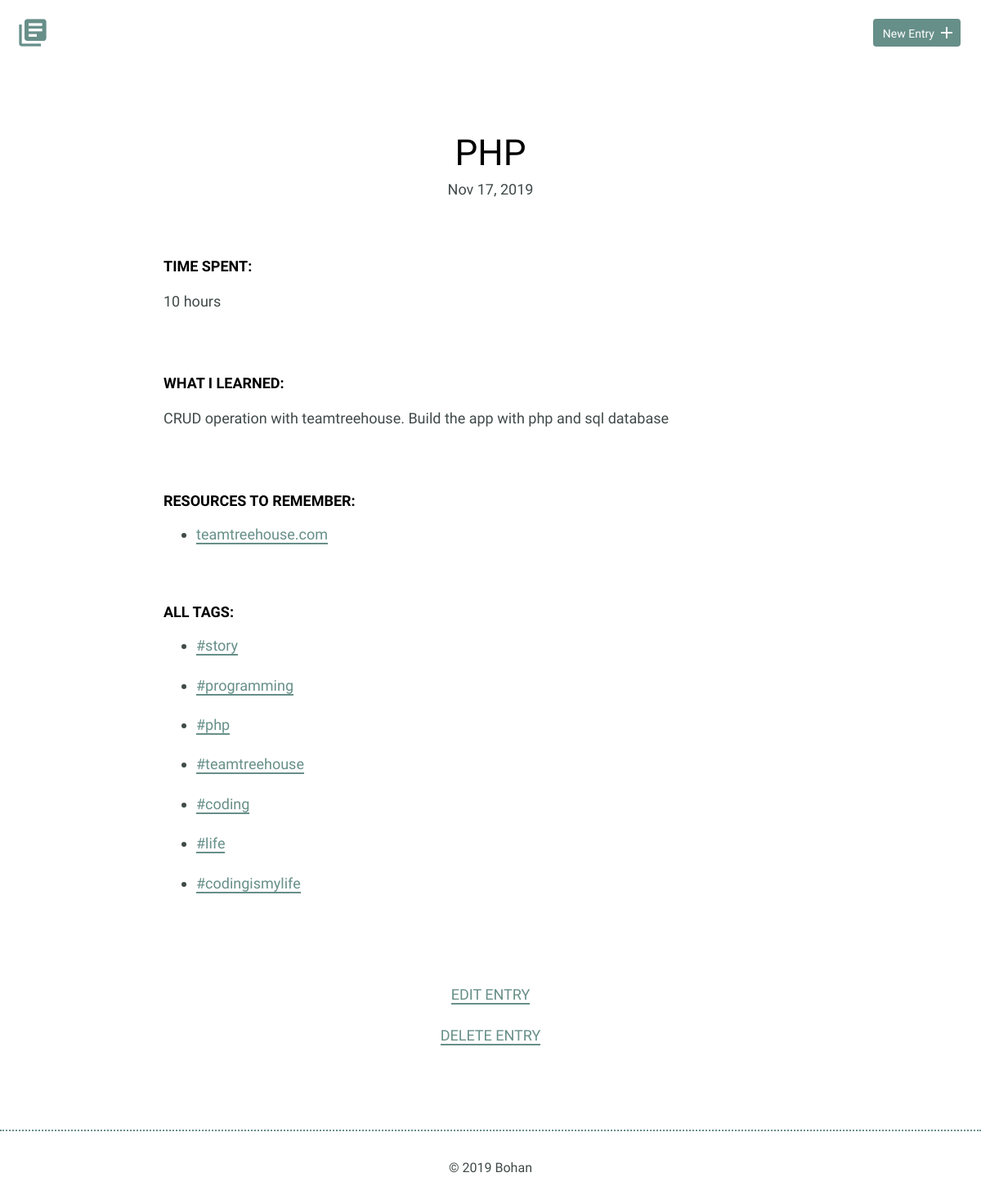
The page /detail.php?id=5 on the database its author committed.
### tables this page shows
CREATE TABLE "entries" (
	`id`	INTEGER,
	`title`	TEXT,
	`date`	TEXT,
	`time_spent`	INTEGER,
	`learned`	BLOB,
	`resources`	BLOB,
	PRIMARY KEY(`id`)
);

### inc/db_fetch_detail.php (called while the page is built, shortened)
<?php
    function db_fetch_detail_no_tags(){
        try{
            include('db_connection.php');
            $id = filter_input(INPUT_GET, 'id', FILTER_SANITIZE_NUMBER_INT);
            $sql = "
                SELECT * FROM entries WHERE entries.id = ?
            ";
            $pdo = $db->prepare($sql);
            $pdo->bindValue(1, $id, PDO::PARAM_INT);
            $pdo->execute();
            $results = $pdo->fetch(PDO::FETCH_ASSOC);
            return $results;
        }catch(Exception $e){
            echo $e->getMessage();
        }
    }
?>

### inc/db_fetch.php (called while the page is built, shortened)
<?php
    function db_fetch_tags(){
        try{
            include('db_connection.php');
            $sql = "SELECT DISTINCT `tag_name` FROM `tags`";
            $pdo = $db->prepare($sql);
            $pdo->execute();
            $results = $pdo->fetchAll(PDO::FETCH_ASSOC);
            return $results;
        }catch(Exception $e){
            echo $e->getMessage();
        }
    }
?>

### detail.php (the view, shortened to what this page needs)
<!DOCTYPE html>
<html>
    <head>
        <link rel="stylesheet" href="css/normalize.css">
        <link rel="stylesheet" href="css/site.css">
    </head>
    <body>
        <?php
            include("header.php");
        ?>
        <section>
            <div class="container">
                <div class="entry-list single">
                    <?php
                        include('inc/db_fetch.php');
                        include('inc/db_fetch_detail.php');
                        $result = db_fetch_detail_no_tags();
                        $tags = db_fetch_tags();
                        echo
                        "<article>"
                        .   "<h1>$result[title]</h1>"
                            ."<time datetime=$result[date]>" . date_format(new DateTime($result['date']), 'M d, Y') . "</time>"
                            ."<div class='entry'>"
                                ."<h3>Time Spent: </h3>"
                                ."<p>$result[time_spent]</p>"
                            ."</div>"
                            ."<div class='entry'>"
                                ."<h3>What I Learned:</h3>"
                                ."<p>$result[learned]</p>"
                            ."</div>"
                            ."<div class='entry'>"
                                ."<h3>Resources to Remember:</h3>";
                                if(empty($result['resources'])){
                                    echo "<p>No resources to show!</p>";
                                }else{
                                    echo
                                    "<ul>"
                                        ."<li><a href=''>$result[resources]</a></li>"
                                    ."</ul>";
                                }
                            echo "</div>"
                        ."</article>";
                        echo "<h3>All Tags:</h3>";
                        foreach($tags as $tag){
                            echo  "<ul>"
                                 ."<li><a href='filtered.php?filter=$tag[tag_name]'>#$tag[tag_name]</a></li>"
                             ."</ul>";
                         }
                    ?>
                </div>
            </div>
            <div class="edit">
                <?php
                    echo "<p><a href='edit.php?id=$result[id]'>Edit Entry</a></p>";
                    echo "<p><a href='inc/db_delete.php?id=$result[id]'>Delete Entry</a></p>";
                ?>
            </div>
        </section>
        <?php
            include("footer.php");
        ?>
    </body>
</html>

### css/site.css (style rules this page uses)
body { font-size: 16px; color: #404a49; font-family: 'Cousine', serif; font-weight: 400; }
.container { margin: 0 auto; padding: 0 25px; }
h1, h2, h3 { margin: 0; font-weight: 400; line-height: 1em; color: #000; }
h1 { font-size: 44px; margin-bottom: 12px; }
h3 { font-size: 18px; font-family: 'Work Sans', serif; font-weight: 600; text-transform: uppercase; }
p { line-height: 1.8em; font-size: 18px; }
p a { border-bottom: 2px solid #678f89; padding: 0; color: #678f89; text-decoration: none; }
ul li { line-height: 1.8em; font-size: 18px; }
ul li a { border-bottom: 2px solid #678f89; line-height: 1.8em; color: #678f89; text-decoration: none; }
.entry-list, .edit-entry, .new-entry { max-width: 800px; margin: 0 auto; padding: 70px 0 150px 0; }
.entry-list article { margin-bottom: 70px; text-align: center; }
.entry-list.single { padding-bottom: 70px; }
.entry-list.single time { font-size: 18px; }
.entry { max-width: 800px; margin: 75px auto 0 auto; text-align: left; }
.entry p { margin-bottom: 40px; }
.edit { padding-bottom: 80px; text-align: center; margin: 0 auto; }
.edit a { font-weight: 400; text-transform: uppercase; font-size: 18px; }

### rows shown on the page
entries: title "PHP", date "Nov 17, 2019", time_spent "10 hours", learned "CRUD operation with teamtreehouse. Build the app with php and sql database", resources "teamtreehouse.com"

### other values the page prints
$tag[tag_name] "story"
$tag[tag_name] "programming"
$tag[tag_name] "php"
$tag[tag_name] "teamtreehouse"
$tag[tag_name] "coding"
$tag[tag_name] "life"
$tag[tag_name] "codingismylife"
